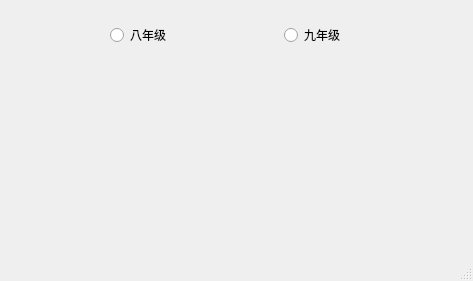
<?xml version="1.0" encoding="UTF-8"?>
<ui version="4.0">
 <class>MainWindow</class>
 <widget class="QMainWindow" name="MainWindow">
  <property name="geometry">
   <rect>
    <x>0</x>
    <y>0</y>
    <width>473</width>
    <height>281</height>
   </rect>
  </property>
  <property name="windowTitle">
   <string>寿光市中考成绩批量查询工具</string>
  </property>
  <widget class="QWidget" name="centralwidget">
   <widget class="QWidget" name="horizontalLayoutWidget">
    <property name="geometry">
     <rect>
      <x>110</x>
      <y>20</y>
      <width>341</width>
      <height>31</height>
     </rect>
    </property>
    <layout class="QHBoxLayout" name="horizontalLayout">
     <item>
      <widget class="QRadioButton" name="radioButton_2">
       <property name="text">
        <string>八年级</string>
       </property>
      </widget>
     </item>
     <item>
      <widget class="QRadioButton" name="radioButton">
       <property name="text">
        <string>九年级</string>
       </property>
      </widget>
     </item>
    </layout>
   </widget>
  </widget>
  <widget class="QStatusBar" name="statusbar"/>
 </widget>
 <resources/>
 <connections/>
</ui>
